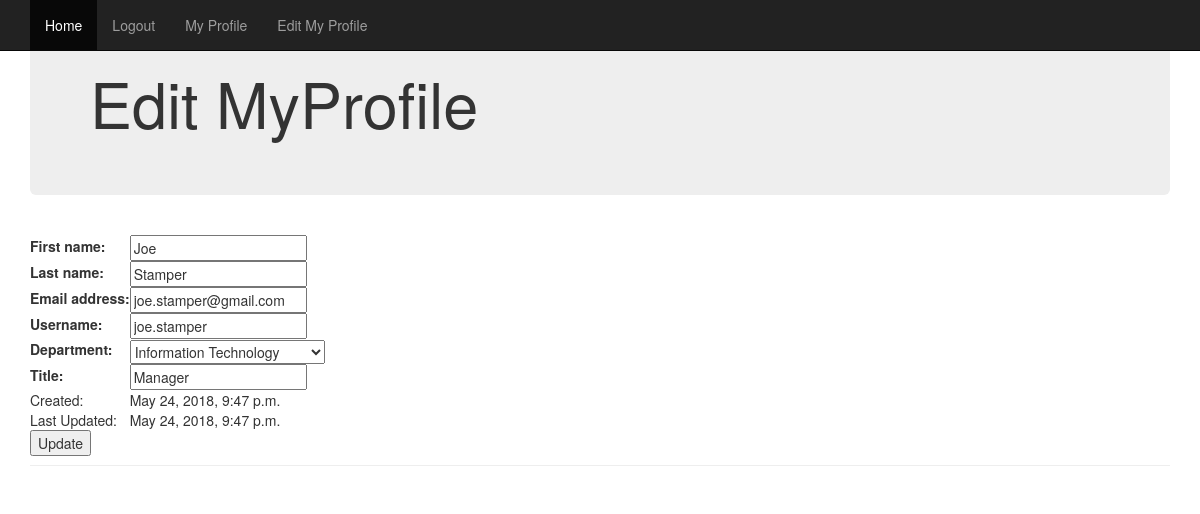
/taskList/edit_user/2/ (signed in), run on the app's committed database.
### taskList/models.py (models this page shows)
class UserProfile(models.Model):
    user = models.OneToOneField(User, related_name='profile')
    IT = 'IT'
    RD = 'RD'
    Marketing = 'MR'
    HR = 'HR'
    Account_Finance = 'AF'
    DEPARTMENT_CHOICES = (
        (IT, 'Information Technology'),
        (RD, 'Research and Development'),
        (Marketing, 'Marketing'),
        (HR, 'Human Resource'),
        (Account_Finance, 'Accounting and Finance'),
    )
    department = models.CharField(
    	max_length = 2,
    	choices = DEPARTMENT_CHOICES,
    	default = IT,
    )
    title = models.CharField(max_length = 160)
    creation_time = models.DateTimeField()
    update_time   = models.DateTimeField()

### taskList/views.py (the view, shortened to what this page needs)
# urls.py: url(r'^edit_user/(?P<user>\w+)/$', views.edit_user, name='edit_user'),
@login_required
@transaction.atomic
def edit_user(request, user):
    context = {}
    try:
        if request.method == 'GET':
            user = User.objects.get(username=request.user)
            userprofile = UserProfile.objects.get(user__username=request.user)
            userprofile_form = RegistrationForm(instance=userprofile)
            user_form = EditForm(instance=user)
            context = { 'user': user, 'userprofile':userprofile, 'userprofile_form': userprofile_form, 'user_form': user_form }
            return render(request, 'taskList/edit_user.html', context)
    except:
        context = { 'user': user, 'message':"You typed in invalid value"}
        return render(request, 'taskList/edit.html', context)

### taskList/forms.py (shortened to what this page needs)
class RegistrationForm(forms.ModelForm):
    class Meta:
        model = UserProfile
        fields = ('department', 'title')
        exclude = (
            'user'
            'creation_time',
            'update_time',
        )

class EditForm(forms.ModelForm):
    username = forms.CharField(widget=forms.TextInput(attrs={'readonly':'readonly'}))
    class Meta:
        model = User
        fields = ('first_name', 'last_name', 'email', 'username')

### taskList/templates/taskList/edit_user.html (shortened to what this page needs)
{% extends "taskList/base.html" %}
        {% block pagetitle %}
        <h1>Edit MyProfile </h1>
        {% endblock %}
  {% block content %}
    <form method="POST" action="{% url 'edit_user' user.id %}">
        <table>
            {% for field in user_form.visible_fields %}
                <tr>
                    <td>{{field.label_tag}}</td>
                    <td>{{field}}</td>
                </tr>
            {% endfor %}
            {% for field in userprofile_form.visible_fields %}
                <tr>
                    <td>{{field.label_tag}}</td>
                    <td>{{field}}</td>
                </tr>
            {% endfor %}
            <tr>
                <td>Created:</td>
                <td colspan="2">
                    {{userprofile.creation_time}}
                </td>
            </tr>
            <tr>
                <td>Last Updated:</td>
                <td colspan="2">
                    {{userprofile.update_time}}
                </td>
            </tr>
        </table>
        <input type="submit" value="Update">
    </form>
  {% endblock %}

### data on the page
UserProfile: visible_fields "Information Technology" "Manager", creation_time "May 24, 2018, 9:47 p.m.", update_time "May 24, 2018, 9:47 p.m."

### other printed values
{{ field.label_tag }} "First name:" "Last name:" "Email address:" "Username:"
{{ field.label_tag }} "Department:" "Title:"
